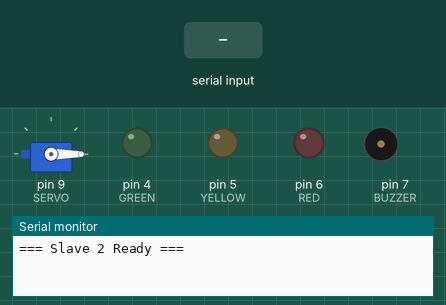
Recording of a sketch running on a simulated Arduino Uno, built with avr-gcc and run on an emulated ATmega328P. Shown: servo, output pins drawn as LEDs (lit = HIGH), buzzer (waves = sounding, pin HIGH), the last lines printed to the serial monitor. The inputs (shaded band) are chosen by the test bench.

Above: at 1.2 s.
1.3 s: "LOW\n" received over Serial
At 2.2 s:
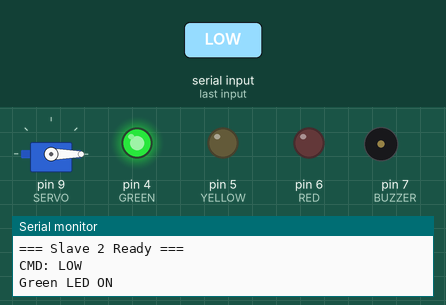
2.8 s: "MEDIUM\n" received over Serial
At 3.6 s:
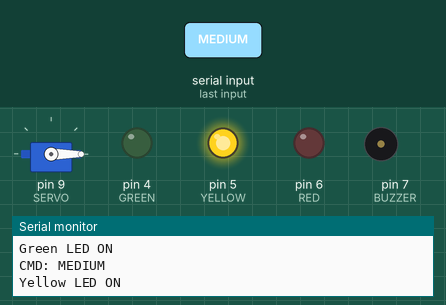
4.3 s: "HIGH\n" received over Serial
At 5.5 s:
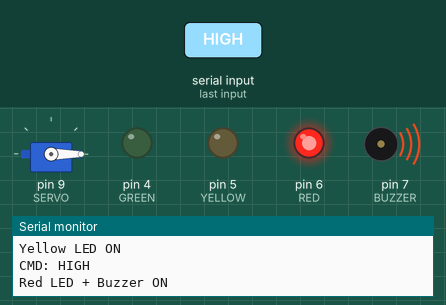
5.8 s: "CRITICAL\n" received over Serial
At 7.2 s:
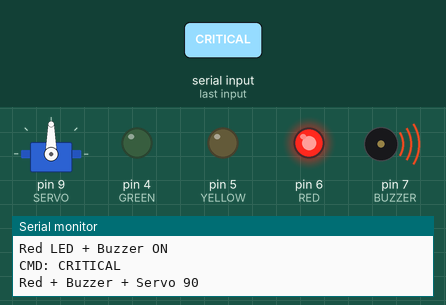
Timing chart, 0 to 8.3 s (numbered marks = the images above; inputs shaded):
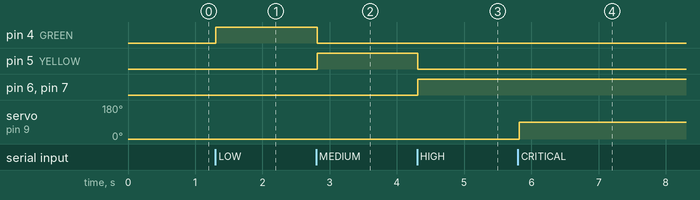

Measured:
- after the input at 1.3 s, pin 4 (GREEN): LOW → HIGH at once
- after the input at 2.8 s, pin 4 (GREEN): HIGH → LOW at once; pin 5 (YELLOW): LOW → HIGH at once
- after the input at 4.3 s, pin 5 (YELLOW): HIGH → LOW at once; pin 6 (RED), pin 7 (BUZZER): LOW → HIGH at once
- after the input at 5.8 s, servo on pin 9 (SERVO): 0° → 90° at once

The sketch:

sketch.ino
```cpp
#include <Servo.h>

Servo myServo;

const int GREEN = 4;
const int YELLOW = 5;
const int RED = 6;
const int BUZZER = 7;
const int SERVO = 9;

void allOff()
{
    digitalWrite(GREEN, LOW);
    digitalWrite(YELLOW, LOW);
    digitalWrite(RED, LOW);
    digitalWrite(BUZZER, LOW);
    myServo.write(0);
}

void setup()
{
    Serial.begin(4800);
    myServo.attach(SERVO);
    pinMode(GREEN, OUTPUT);
    pinMode(YELLOW, OUTPUT);
    pinMode(RED, OUTPUT);
    pinMode(BUZZER, OUTPUT);
    allOff();
    Serial.println("=== Slave 2 Ready ===");
}

void loop()
{
    if (Serial.available())
    {
        String cmd = Serial.readStringUntil('\n');
        cmd.trim();
        if (cmd.length() == 0)
            return;

        allOff();
        Serial.print("CMD: ");
        Serial.println(cmd);

        if (cmd == "LOW")
        {
            digitalWrite(GREEN, HIGH);
            Serial.println("Green LED ON");
        }
        else if (cmd == "MEDIUM")
        {
            digitalWrite(YELLOW, HIGH);
            Serial.println("Yellow LED ON");
        }
        else if (cmd == "HIGH")
        {
            digitalWrite(RED, HIGH);
            digitalWrite(BUZZER, HIGH);
            Serial.println("Red LED + Buzzer ON");
        }
        else if (cmd == "CRITICAL")
        {
            digitalWrite(RED, HIGH);
            digitalWrite(BUZZER, HIGH);
            myServo.write(90);
            Serial.println("Red + Buzzer + Servo 90");
        }
    }
}
```
